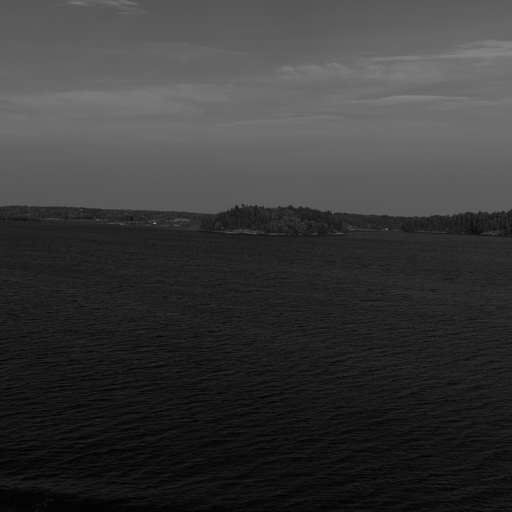
%> input picture EECE562_FundamentalsOfSteganography/HW3/293.bmp, 512 x 512 px
$ octave HW3.m   (GNU Octave 9; MATLAB toolbox functions it lacks are replaced by stand-ins)
%> lines starting %> are read from the running program, lines starting %| are printed output that depends on the picture

% ----------------- Test  --------------
% MainTask('flower_gray.bmp');
% MainTask('130.bmp');
MainTask('293.bmp');
% [2 lines not run here, left out]
function MainTask(test_image)
%> called with test_image = '293.bmp'

    %read image
    matrix_img=double(imread(test_image));
%> matrix_img: size 512x512 double; min 2, max 152, mean 56.8; mean of the top-left, top-right, bottom-left and bottom-right quarters 87.3, 91, 22.5, 26.3


    % ------ 1)compute cost assignment [R, p] ----------
    [R, p]=cost_assignment(matrix_img);
    plot_cost(test_image, p);

    % ------ 2)compute R-D bound ----------
    N = 51;
    lambda = zeros(1,N);
    a_vect = zeros(1,N);
    d_vect = zeros(1,N);

    for i=1:N
        lambda(i) = (1.2)^(21-i);
        [a_vect(i), d_vect(i)] = RD_bound(p, lambda(i));
    end
    disp(a_vect);
    disp(d_vect);
    plot_RD_bound(test_image, a_vect, d_vect);

    % ------ 3)compute white-black image by highlighting highest probability embedding pixel----------
    Max_num = 50000;
    white_img = white_img_highest_cost(p, Max_num);
    plot_whiteblack(test_image, white_img, Max_num);


    subplot_all(test_image, p, a_vect, d_vect, white_img, Max_num);

end

% ============== subplot all image ===============
% [30 lines left out: function subplot_all, not called in this run]

% ============== plot white-black image ===============
% [7 lines left out: function plot_whiteblack, not called in this run]

% ============== plot R-D bound ===============
% [8 lines left out: function plot_RD_bound, not called in this run]

% ============== plot costs of image ===============
function plot_cost(test_image, cost_p)
    figure(1);
    plot(sort(cost_p(:)));
    xlabel('Pixel no.');
    ylabel('p_{ij}');
    title_text = sprintf("Profile of costs for %s.", test_image);
    title(title_text);
end

% ============== Calculate white image of 50000 highest cost of pixel ===========
% [18 lines left out: function white_img_highest_cost, not called in this run]

% ============== Calculate R-D bound of pixel ===========
function [a, d] = RD_bound(cost_p, lambda)
    % get dimention of image
    [row, column] = size(cost_p);

    % initialize a and d with zero
    sum_a =  0.0;
    sum_d =  0.0;

    % For each pixel to calculate relative payload-a and distortion of per pixel-d, skip boundary
    for i=2:row-1
        for j=2:column-1
            sum_a = sum_a + h(1/( 1+exp( (-lambda)*cost_p(i,j) ) ) );
            sum_d = sum_d + cost_p(i,j)*( exp( (-lambda)*cost_p(i,j) )/( 1+exp( (-lambda)*cost_p(i,j) ) ) );
        end
    end

    a = sum_a/((row-2)*(column-2));
    d = sum_d/((row-2)*(column-2));
end

% ============== Calculate average distortion and cost of pixel ===========
function [R, p] = cost_assignment(matrix_img)
    % get dimention of image
    [row, column] = size(matrix_img);
%> row = 512; column = 512

    % initialize R and p with zero matrix
    R =  zeros(size(matrix_img));
    p =  zeros(size(matrix_img));

    % For each pixel to calculate average distortion R and cost of pixel p, skip boundary
    for i=2:row-1
        for j=2:column-1
            R(i,j) = (abs(matrix_img(i,j)-matrix_img(i-1,j)) + abs(matrix_img(i,j)-matrix_img(i+1,j)) + ...
                      abs(matrix_img(i,j)-matrix_img(i,j-1)) + abs(matrix_img(i,j)-matrix_img(i,j+1)))/4;
            p(i,j) = 1/(1+R(i,j));
        end
    end
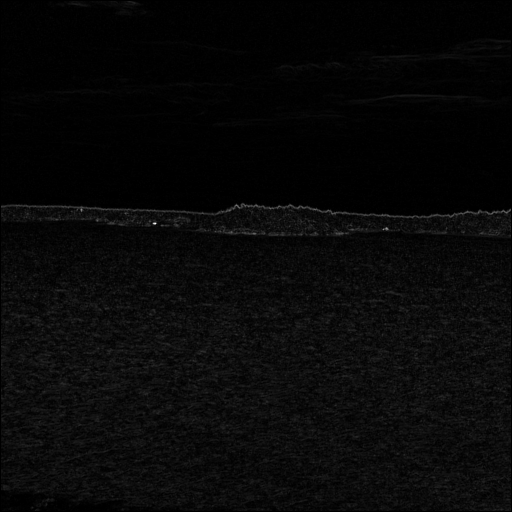
%> R: size 512x512 double; min 0, max 67, mean 2.3; drawn with min black and max white
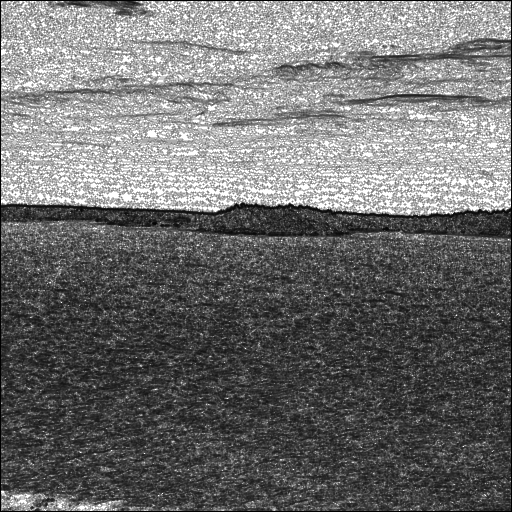
%> p: size 512x512 double; min 0, max 1, mean 0.434
%> the run ends on the next line
end
